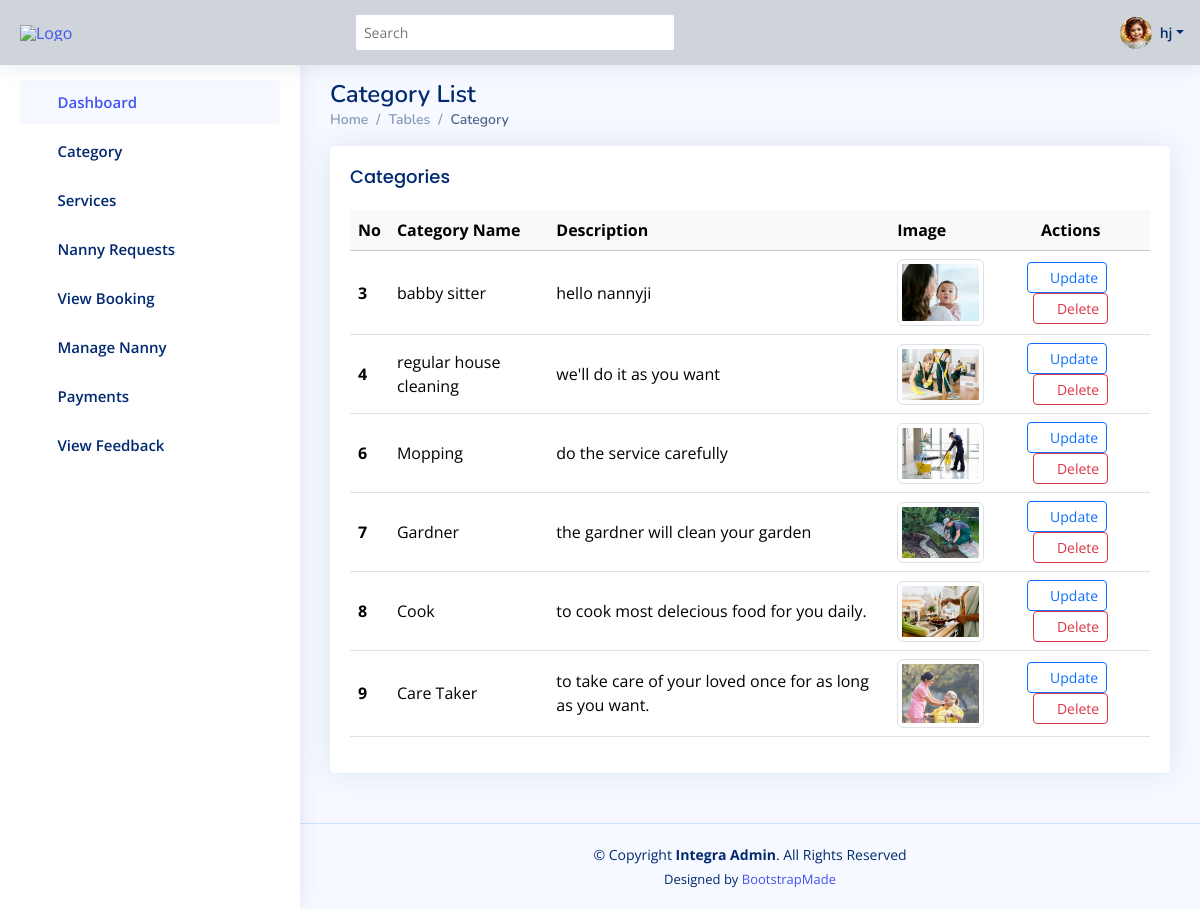
/admin_app/List_category/ (signed in), run on the app's committed database.
### nm_app/models.py (models this page shows)
class User(AbstractUser):
    phone = models.IntegerField(null=True,blank=True)
    address = models.TextField(null=True,blank=True)
    role = models.CharField(max_length=255,null=True,blank=True,default="customer")
    profile =models.ImageField(null=True,blank=True)
    skills = models.TextField(null=True,blank=True)
    adhar_pan = models.ImageField(null=True,blank=True)
    certificate = models.ImageField(null=True,blank=True)
    is_verify = models.BooleanField(default=False)
    speciality = models.CharField(max_length=255,null=True,blank=True)
    expirience = models.IntegerField(null=True,blank=True)

### admin_app/models.py (models this page shows)
class Category(models.Model):
    name = models.CharField(max_length=255)
    description = models.TextField(null=True,blank=True)
    Image = models.ImageField(upload_to='cat_image/')

### admin_app/views.py (the view)
# urls.py: path('List_category/',views.List_category,name="List_category"),
@login_required(login_url='user_login')
def List_category(request):
    data = models.Category.objects.all()
    context = {'data':data}
    return render(request,'adminapp/List_category.html',context=context)

### templates/adminapp/List_category.html
{% extends 'adminapp/master.html' %}
{% load static %}
{% block content %}
<div class="pagetitle">
  <h1>Category List</h1>
  <nav>
    <ol class="breadcrumb">
      <li class="breadcrumb-item"><a href="{% url 'adminindexview' %}">Home</a></li>
      <li class="breadcrumb-item">Tables</li>
      <li class="breadcrumb-item active">Category</li>
    </ol>
  </nav>
</div>
<section class="section">
  <div class="row">
    <div class="col-lg-12">
      <div class="card">
        <div class="card-body">
          <h5 class="card-title">Categories</h5>
          <table class="table table-hover align-middle">
            <thead class="table-light">
              <tr>
                <th scope="col">No</th>
                <th scope="col">Category Name</th>
                <th scope="col">Description</th>
                <th scope="col">Image</th>
                <th scope="col" class="text-center">Actions</th>
              </tr>
            </thead>
            <tbody>
              {% for ab in data %}
              <tr>
                <th scope="row">{{ ab.id }}</th>
                <td>{{ ab.name }}</td>
                <td>{{ ab.description }}</td>
                <td>
                  {% if ab.Image %}
                  <img src="{{ ab.Image.url }}" alt="{{ ab.name }}" height="100px" width="100px" class="img-thumbnail">
                  {% else %}
                  <span class="text-muted">No image</span>
                  {% endif %}
                </td>
                <td class="text-center">
                  <a href="{% url 'category_update' ab.id %}" class="btn btn-sm btn-outline-primary me-2" title="Update">
                    <i class="bi bi-pencil-square"></i> Update
                  </a>
                  <a href="{% url 'category_delete' ab.id %}" class="btn btn-sm btn-outline-danger" title="Delete">
                    <i class="bi bi-trash"></i> Delete
                  </a>
                </td>
              </tr>
              {% empty %}
              <tr>
                <td colspan="5" class="text-center text-muted">No categories available.</td>
              </tr>
              {% endfor %}
            </tbody>
          </table>
        </div>
      </div>
    </div>
  </div>
</section>
{% endblock %}

### templates/adminapp/master.html (shortened to what this page needs)
  <!DOCTYPE html>
  <html lang="en">
  {% load static %}
  <head>
    <link href="{% static 'adminapp/assets/vendor/bootstrap/css/bootstrap.min.css' %}" rel="stylesheet">
    <link href="{% static 'adminapp/assets/vendor/bootstrap-icons/bootstrap-icons.css' %}" rel="stylesheet">
    <link href="{% static 'adminapp/assets/vendor/boxicons/css/boxicons.min.css' %}" rel="stylesheet">
    <link href="{% static 'adminapp/assets/vendor/quill/quill.snow.css' %}" rel="stylesheet">
    <link href="{% static 'adminapp/assets/vendor/quill/quill.bubble.css' %}" rel="stylesheet">
    <link href="{% static 'adminapp/assets/vendor/remixicon/remixicon.css' %}" rel="stylesheet">
    <link href="{% static 'adminapp/assets/vendor/simple-datatables/style.css' %}" rel="stylesheet">
    <link href="{% static 'adminapp/assets/css/style.css' %}" rel="stylesheet">
  </head>
  <body>
    <header id="header" class="header fixed-top d-flex align-items-center bg-dark-subtle" style="height: 65px;">
      <div class="d-flex align-items-center justify-content-between">
        <a href="{% url 'adminindexview' %}" class="logo d-flex align-items-center">
          <img src="{% static 'adminapp/assets/img/logo1.png' %}" alt="Logo">
        </a>
        <i class="bi bi-list toggle-sidebar-btn"></i>
      </div>
      <div class="search-bar">
        <form class="search-form d-flex align-items-center" method="POST" action="#">
          <input type="text" name="query" placeholder="Search" title="Enter search keyword">
          <button type="submit" title="Search"><i class="bi bi-search"></i></button>
        </form>
      </div>
      <nav class="header-nav ms-auto">
        <ul class="d-flex align-items-center">
          <li class="nav-item dropdown pe-3">
            <a class="nav-link nav-profile d-flex align-items-center pe-0" href="#" data-bs-toggle="dropdown">
              {% if request.user.profile %}
                <img src="{{ request.user.profile.url }}" alt="Profile" class="rounded-circle" width="32" height="32">
              {% else %}
                <img src="{% static 'adminapp/assets/img/default-profile.jpg' %}" alt="Default Profile" class="rounded-circle" width="32" height="32">
              {% endif %}
              <span class="d-none d-md-block dropdown-toggle ps-2">{{ request.user.first_name }}</span>
            </a>
          </li>
        </ul>
      </nav>
    </header>
    <aside id="sidebar" class="sidebar">
      <ul class="sidebar-nav" id="sidebar-nav">
        <li class="nav-item">
          <a class="nav-link " href="{% url 'adminindexview' %}">
            <i class="bi bi-grid"></i>
            <span>Dashboard</span>
          </a>
        </li>
<li class="nav-item">
  <a class="nav-link collapsed" data-bs-target="#category-nav" data-bs-toggle="collapse" href="#">
    <i class="bi bi-tags"></i><span>Category</span><i class="bi bi-chevron-down ms-auto"></i>
  </a>
</li>
<li class="nav-item">
  <a class="nav-link collapsed" data-bs-target="#services-nav" data-bs-toggle="collapse" href="#">
    <i class="bi bi-gear-wide-connected"></i><span>Services</span><i class="bi bi-chevron-down ms-auto"></i>
  </a>
</li>
<li class="nav-item">
  <a class="nav-link collapsed" href="{% url 'nanny_requests' %}">
    <i class="bi bi-people-fill"></i><span>Nanny Requests</span>
  </a>
</li>
<li class="nav-item">
  <a class="nav-link collapsed" href="{% url 'Service_Requests' %}">
    <i class="bi bi-card-checklist"></i><span>View Booking</span>
  </a>
</li>
<li class="nav-item">
  <a class="nav-link collapsed" href="{% url 'manage_nanny' %}">
    <i class="bi bi-person-badge"></i><span>Manage Nanny</span>
  </a>
</li>
<li class="nav-item">
  <a class="nav-link collapsed" data-bs-target="#payments-nav" data-bs-toggle="collapse" href="#">
    <i class="bi bi-wallet2"></i><span>Payments</span><i class="bi bi-chevron-down ms-auto"></i>
  </a>
</li>
        <li class="nav-item">
          <a class="nav-link collapsed" href="{% url 'view_feedback' %}">
            <i class="bi bi-chat-dots"></i><span>View Feedback</span>
          </a>
        </li>
      </ul>
    </aside>
    <main id="main" class="main">
      {% block content %}
      {% endblock %}
    </main>
    <footer id="footer" class="footer">
      <div class="copyright">
        &copy; Copyright <strong><span>Integra Admin</span></strong>. All Rights Reserved
      </div>
      <div class="credits">
        Designed by <a href="https://bootstrapmade.com/">BootstrapMade</a>
      </div>
    </footer>
  </body>
  </html>

### static/adminapp/assets/css/style.css (style rules this page uses)
:root { scroll-behavior: smooth; }
body { font-family: "Open Sans", sans-serif; background: #f6f9ff; color: #444444; }
a { color: #4154f1; text-decoration: none; }
h1, h2, h3, h4, h5, h6 { font-family: "Nunito", sans-serif; }
#main { margin-top: 60px; padding: 20px 30px; transition: all 0.3s; }
.pagetitle { margin-bottom: 10px; }
.pagetitle h1 { font-size: 24px; margin-bottom: 0; font-weight: 600; color: #012970; }
.card { margin-bottom: 30px; border: none; border-radius: 5px; box-shadow: 0px 0 30px rgba(1, 41, 112, 0.1); }
.card-title { padding: 20px 0 15px 0; font-size: 18px; font-weight: 500; color: #012970; font-family: "Poppins", sans-serif; }
.card-body { padding: 0 20px 20px 20px; }
.breadcrumb { font-size: 14px; font-family: "Nunito", sans-serif; color: #899bbd; font-weight: 600; }
.breadcrumb a { color: #899bbd; transition: 0.3s; }
.breadcrumb .breadcrumb-item::before { color: #899bbd; }
.breadcrumb .active { color: #51678f; font-weight: 600; }
.logo { line-height: 1; }
@media (min-width: 1200px) { .logo { width: 280px; } }
.logo img { max-height: 26px; margin-right: 6px; }
.header { transition: all 0.5s; z-index: 997; height: 60px; box-shadow: 0px 2px 20px rgba(1, 41, 112, 0.1); background-color: #fff; padding-left: 20px; }
.header .toggle-sidebar-btn { font-size: 32px; padding-left: 10px; cursor: pointer; color: #012970; }
.header .search-bar { min-width: 360px; padding: 0 20px; }
.header .search-form { width: 100%; }
.header .search-form input { border: 0; font-size: 14px; color: #012970; border: 1px solid rgba(1, 41, 112, 0.2); padding: 7px 38px 7px 8px; border-radius: 3px; transition: 0.3s; width: 100%; }
.header .search-form button { border: 0; padding: 0; margin-left: -30px; background: none; }
.header .search-form button i { color: #012970; }
.header-nav ul { list-style: none; }
.header-nav>ul { margin: 0; padding: 0; }
.header-nav .nav-profile { color: #012970; }
.header-nav .nav-profile img { max-height: 36px; }
.header-nav .nav-profile span { font-size: 14px; font-weight: 600; }
.sidebar { position: fixed; top: 60px; left: 0; bottom: 0; width: 300px; z-index: 996; transition: all 0.3s; padding: 20px; overflow-y: auto; scrollbar-width: thin; scrollbar-color: #aab7cf transparent; box-shadow: 0px 0px 20px rgba(1, 41, 112, 0.1); background-color: #fff; }
@media (min-width: 1200px) { #main, #footer { margin-left: 300px; } }
.sidebar-nav { padding: 0; margin: 0; list-style: none; }
.sidebar-nav li { padding: 0; margin: 0; list-style: none; }
.sidebar-nav .nav-item { margin-bottom: 5px; }
.sidebar-nav .nav-link { display: flex; align-items: center; font-size: 15px; font-weight: 600; color: #4154f1; transition: 0.3; background: #f6f9ff; padding: 10px 15px; border-radius: 4px; }
.sidebar-nav .nav-link i { font-size: 16px; margin-right: 10px; color: #4154f1; }
.sidebar-nav .nav-link.collapsed { color: #012970; background: #fff; }
.sidebar-nav .nav-link.collapsed i { color: #899bbd; }
.sidebar-nav .nav-link .bi-chevron-down { margin-right: 0; transition: transform 0.2s ease-in-out; }
.footer { padding: 20px 0; font-size: 14px; transition: all 0.3s; border-top: 1px solid #cddfff; }
.footer .copyright { text-align: center; color: #012970; }
.footer .credits { padding-top: 5px; text-align: center; font-size: 13px; color: #012970; }

### templates/adminapp/master.html (style rules this page uses)
.logo img { max-height: 70px; margin-right: 6px; }

### data on the page
User: user.profile (picture), user.first_name "hj"
Category: id "3", name "babby sitter", description "hello nannyji", Image (picture)
Category: id "4", name "regular house cleaning", description "we'll do it as you want", Image (picture)
Category: id "6", name "Mopping", description "do the service carefully", Image (picture)
Category: id "7", name "Gardner", description "the gardner will clean your garden", Image (picture)
Category: id "8", name "Cook", description "to cook most delecious food for you daily.", Image (picture)
Category: id "9", name "Care Taker", description "to take care of your loved once for as long as you want.", Image (picture)
